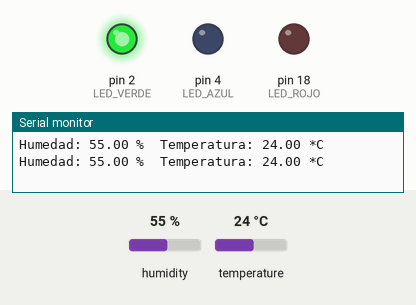
This sketch was run on a simulated Arduino Mega 2560, built with avr-gcc and run on an emulated ATmega2560. Parts: output pins drawn as LEDs (lit = HIGH), the last lines printed to the serial monitor. The inputs (shaded band) are chosen by the test bench; at power-on: temperature 24 °C, humidity 55 %.

Above: at 4.8 s.
4.9 s: temperature set to 26 °C
7.9 s: temperature set to 29 °C
At 9.4 s:
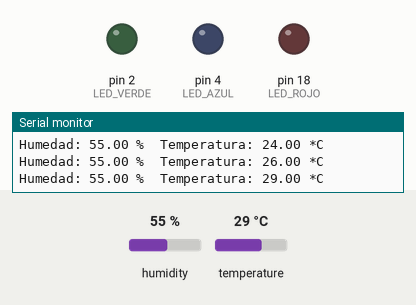
10.9 s: temperature set to 32 °C
At 13.1 s:
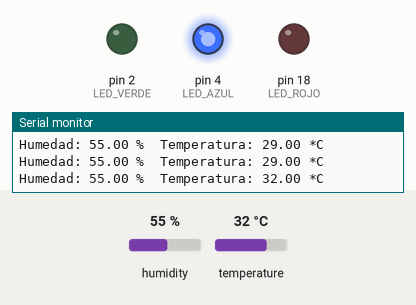
13.9 s: temperature set to 12 °C
At 15.5 s:
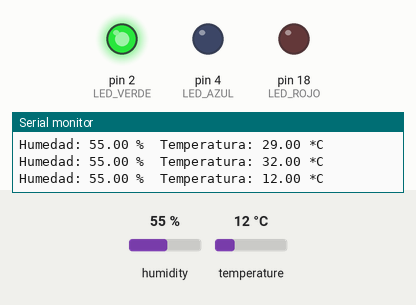
16.9 s: temperature set to 28 °C
At 19.1 s:
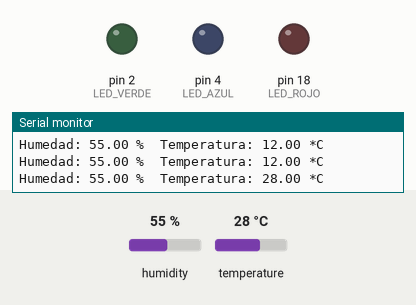
Timing chart, 0 to 20.6 s (numbered marks = the images above; inputs shaded):
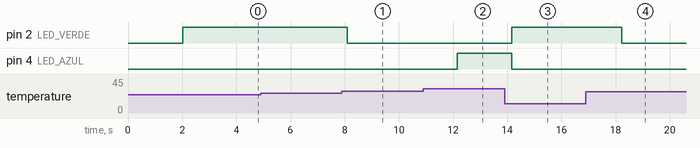

The sketch:

apartado2.4.ino
```cpp
#include <stdint.h>
#include <DHT.h>

// Definiciones de pines
#define DHTPIN 23          // Pin donde está conectado el DHT11
#define DHTTYPE DHT11     // Definimos el tipo de sensor DHT

// Inicializamos el sensor DHT
DHT dht(DHTPIN, DHTTYPE);

// Definición de pines para los LEDs como uint8_t
uint8_t LED_VERDE = 2;
uint8_t LED_AZUL = 4;
uint8_t LED_ROJO = 18;

void setup() {
  // Inicializamos la comunicación serial
  Serial.begin(9600);

  // Inicializamos el sensor DHT
  dht.begin();

  // Configuramos los pines de los LEDs como salida
  pinMode(LED_VERDE, OUTPUT);
  pinMode(LED_AZUL, OUTPUT);
  pinMode(LED_ROJO, OUTPUT);
}

void loop() {
  // Esperamos un segundo entre lecturas
  delay(2000);

  // Leemos la temperatura y la humedad
  float h = dht.readHumidity();
  float t = dht.readTemperature(); // Temperatura en Celsius

  // Comprobamos si las lecturas han fallado
  if (isnan(h) || isnan(t)) {
    Serial.println("Error al leer el sensor DHT!");
    return;
  }

  // Mostramos los valores en el monitor serial
  Serial.print("Humedad: ");
  Serial.print(h);
  Serial.print(" %\t");
  Serial.print("Temperatura: ");
  Serial.print(t);
  Serial.println(" *C");

  // Control de LEDs según las condiciones
  if (t < 28) {
    digitalWrite(LED_VERDE, HIGH); // Activa LED verde
  } else {
    digitalWrite(LED_VERDE, LOW); // Desactiva LED verde
  }

  if (t > 30) {
    digitalWrite(LED_AZUL, HIGH); // Activa LED azul
  } else {
    digitalWrite(LED_AZUL, LOW); // Desactiva LED azul
  }

  if (t < 28 && t > 30 && h < 70) {
    digitalWrite(LED_ROJO, HIGH); // Activa LED rojo
  } else {
    digitalWrite(LED_ROJO, LOW); // Desactiva LED rojo
  }
}
```

Measured:
- the behaviour switches between 27 and 28 °C on temperature (found by bisection; images 0 and 1)
- the behaviour switches between 30 and 31 °C on temperature (found by bisection; images 1 and 2)
- after the input at 7.9 s, pin 2 (LED_VERDE): HIGH → LOW after 0.20 s
- after the input at 10.9 s, pin 4 (LED_AZUL): LOW → HIGH after 1.2 s
- after the input at 13.9 s, pin 2 (LED_VERDE): LOW → HIGH after 0.27 s; pin 4 (LED_AZUL): HIGH → LOW after 0.27 s
- after the input at 16.9 s, pin 2 (LED_VERDE): HIGH → LOW after 1.3 s
